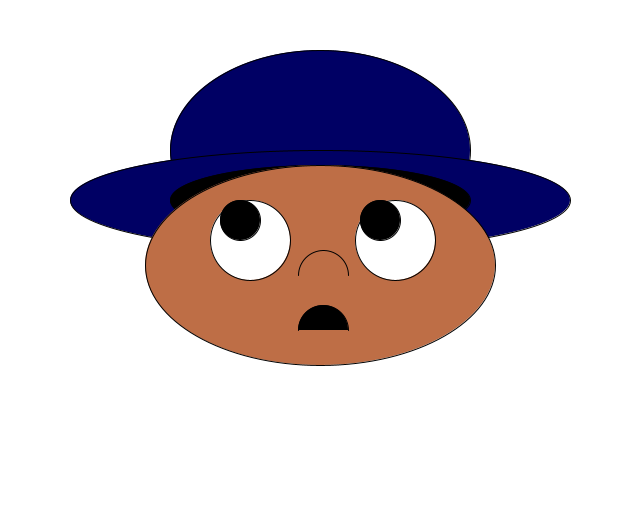
Frame 1 (no input)
Frame 60 (the mouse pressed at the canvas centre just before this capture): identical to frame 1, image omitted
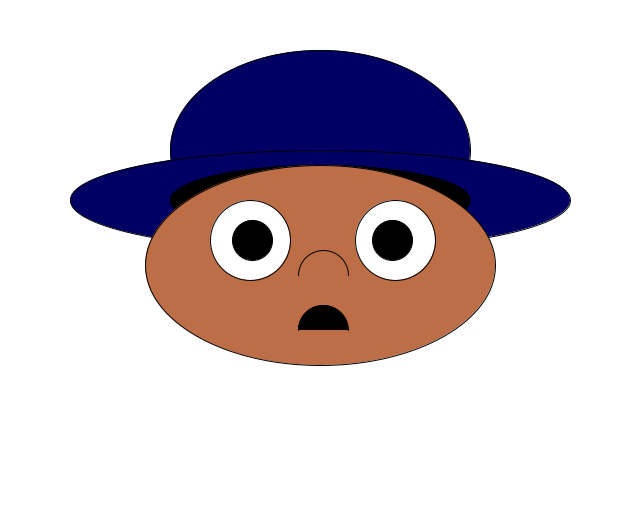
Frame 120 (the mouse held since frame 60 and released just before this capture)

The Processing sketch that drew these frames (run headless with seeded random() and noise(); from frame 60 on, the mouse is pressed at the canvas centre):

// Processing sketch: processing_186124
// ── processing_186124.pde

//assignment for week 4 tuesday
//Andrea Pagan - Hat Guy/Tired Guy Tweak




int x,y;
float xIntheBox;
float yIntheBox;
void setup(){
  
  size(640,520);
  
  
}

void draw(){
  background(255);
  x = mouseX;
  y = mouseY;
  

  
  fill(0,0,100);
 
  ellipse(320,150,300,200);
  
  ellipse(320,200,500,100);
  fill(0,0,0);
  ellipse(320,200,300,70);
  fill(190,110,70);
  ellipse(320,265,350,200);
  fill(255,255,255);
  ellipse(250,240,80,80);
  ellipse(395,240,80,80);
 
  fill(190,110,70);
  arc(323,275, 50, 50, -PI, 0);
  fill(0,0,0);
  arc(323,330, 50, 50, -PI, 0);
  
  


xIntheBox = map(x,0,639,240,265);
yIntheBox = map(y,0,400,220,251);
ellipse(xIntheBox,yIntheBox,40,40);
xIntheBox = map(x,0,639,240,265);
yIntheBox = map(y,0,400,220,251);
ellipse(xIntheBox+140,yIntheBox,40,40);

    if(x>width/2){
  background(100);
 
  fill(0,0,100);
 
  ellipse(320,150,300,200);
  
  ellipse(320,200,500,100);
  fill(0,0,0);
  ellipse(320,200,300,70);
  fill(190,110,70);
  ellipse(320,265,350,200);
  fill(255,0,0);
  ellipse(250,240,80,80);
  ellipse(395,240,80,80);
 
  fill(190,110,70);
  arc(323,275, 50, 50, -PI, 0);
  fill(0,0,0);
  arc(323,330, 50, 50, -PI, 0);
  

  
 fill(0);
  arc(250,240, 90, 90, -PI, 0);
  arc(395,240, 90, 90, -PI, 0);

xIntheBox = map(x,0,639,240,265);
yIntheBox = map(y,0,400,220,251);
ellipse(xIntheBox,yIntheBox,40,40);
xIntheBox = map(x,0,639,240,265);
yIntheBox = map(y,0,400,220,251);
ellipse(xIntheBox+140,yIntheBox,40,40);
  
    }
}
